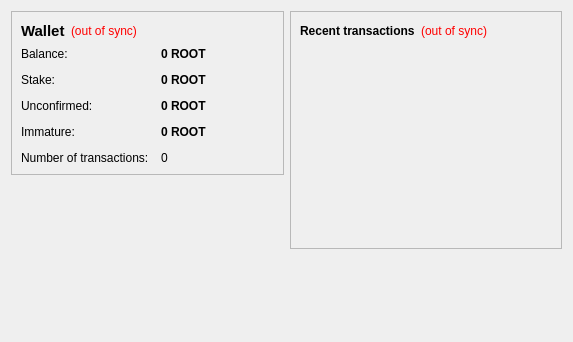
<?xml version="1.0" encoding="UTF-8"?>
<ui version="4.0">
 <class>OverviewPage</class>
 <widget class="QWidget" name="OverviewPage">
  <property name="geometry">
   <rect>
    <x>0</x>
    <y>0</y>
    <width>573</width>
    <height>342</height>
   </rect>
  </property>
  <property name="windowTitle">
   <string>Form</string>
  </property>
  <layout class="QHBoxLayout" name="horizontalLayout" stretch="1,1">
   <item>
    <layout class="QVBoxLayout" name="verticalLayout_2">
     <item>
      <widget class="QFrame" name="frame">
       <property name="frameShape">
        <enum>QFrame::StyledPanel</enum>
       </property>
       <property name="frameShadow">
        <enum>QFrame::Raised</enum>
       </property>
       <layout class="QVBoxLayout" name="verticalLayout_4">
        <item>
         <layout class="QHBoxLayout" name="horizontalLayout_4">
          <item>
           <widget class="QLabel" name="label_5">
            <property name="font">
             <font>
              <pointsize>11</pointsize>
              <weight>75</weight>
              <bold>true</bold>
             </font>
            </property>
            <property name="text">
             <string>Wallet</string>
            </property>
           </widget>
          </item>
          <item>
           <widget class="QLabel" name="labelWalletStatus">
            <property name="toolTip">
             <string>The displayed information may be out of date. Your wallet automatically synchronizes with the RootCoin network after a connection is established, but this process has not completed yet.</string>
            </property>
            <property name="styleSheet">
             <string notr="true">QLabel { color: red; }</string>
            </property>
            <property name="text">
             <string notr="true">(out of sync)</string>
            </property>
            <property name="alignment">
             <set>Qt::AlignLeading|Qt::AlignLeft|Qt::AlignVCenter</set>
            </property>
           </widget>
          </item>
          <item>
           <spacer name="horizontalSpacer_2">
            <property name="orientation">
             <enum>Qt::Horizontal</enum>
            </property>
            <property name="sizeHint" stdset="0">
             <size>
              <width>40</width>
              <height>20</height>
             </size>
            </property>
           </spacer>
          </item>
         </layout>
        </item>
        <item>
         <layout class="QFormLayout" name="formLayout_2">
          <property name="fieldGrowthPolicy">
           <enum>QFormLayout::AllNonFixedFieldsGrow</enum>
          </property>
          <property name="horizontalSpacing">
           <number>12</number>
          </property>
          <property name="verticalSpacing">
           <number>12</number>
          </property>
          <item row="0" column="0">
           <widget class="QLabel" name="label">
            <property name="text">
             <string>Balance:</string>
            </property>
           </widget>
          </item>
          <item row="0" column="1">
           <widget class="QLabel" name="labelBalance">
            <property name="font">
             <font>
              <weight>75</weight>
              <bold>true</bold>
             </font>
            </property>
            <property name="cursor">
             <cursorShape>IBeamCursor</cursorShape>
            </property>
            <property name="toolTip">
             <string>Your current balance</string>
            </property>
            <property name="text">
             <string notr="true">0 ROOT</string>
            </property>
            <property name="textInteractionFlags">
             <set>Qt::LinksAccessibleByMouse|Qt::TextSelectableByKeyboard|Qt::TextSelectableByMouse</set>
            </property>
           </widget>
          </item>
          <item row="1" column="0">
           <widget class="QLabel" name="label_6">
            <property name="text">
             <string>Stake:</string>
            </property>
           </widget>
          </item>
          <item row="1" column="1">
           <widget class="QLabel" name="labelStake">
            <property name="font">
             <font>
              <weight>75</weight>
              <bold>true</bold>
             </font>
            </property>
            <property name="cursor">
             <cursorShape>IBeamCursor</cursorShape>
            </property>
            <property name="toolTip">
             <string>Total of coins that was staked, and do not yet count toward the current balance</string>
            </property>
            <property name="text">
             <string notr="true">0 ROOT</string>
            </property>
            <property name="textInteractionFlags">
             <set>Qt::LinksAccessibleByMouse|Qt::TextSelectableByKeyboard|Qt::TextSelectableByMouse</set>
            </property>
           </widget>
          </item>
          <item row="2" column="0">
           <widget class="QLabel" name="label_3">
            <property name="text">
             <string>Unconfirmed:</string>
            </property>
           </widget>
          </item>
          <item row="2" column="1">
           <widget class="QLabel" name="labelUnconfirmed">
            <property name="font">
             <font>
              <weight>75</weight>
              <bold>true</bold>
             </font>
            </property>
            <property name="cursor">
             <cursorShape>IBeamCursor</cursorShape>
            </property>
            <property name="toolTip">
             <string>Total of transactions that have yet to be confirmed, and do not yet count toward the current balance</string>
            </property>
            <property name="text">
             <string notr="true">0 ROOT</string>
            </property>
            <property name="textInteractionFlags">
             <set>Qt::LinksAccessibleByMouse|Qt::TextSelectableByKeyboard|Qt::TextSelectableByMouse</set>
            </property>
           </widget>
          </item>
          <item row="3" column="0">
           <widget class="QLabel" name="labelImmatureText">
            <property name="text">
             <string>Immature:</string>
            </property>
           </widget>
          </item>
          <item row="3" column="1">
           <widget class="QLabel" name="labelImmature">
            <property name="font">
             <font>
              <weight>75</weight>
              <bold>true</bold>
             </font>
            </property>
            <property name="toolTip">
             <string>Mined balance that has not yet matured</string>
            </property>
            <property name="text">
             <string notr="true">0 ROOT</string>
            </property>
            <property name="textInteractionFlags">
             <set>Qt::LinksAccessibleByMouse|Qt::TextSelectableByKeyboard|Qt::TextSelectableByMouse</set>
            </property>
           </widget>
          </item>
          <item row="4" column="0">
           <widget class="QLabel" name="label_2">
            <property name="text">
             <string>Number of transactions:</string>
            </property>
           </widget>
          </item>
          <item row="4" column="1">
           <widget class="QLabel" name="labelNumTransactions">
            <property name="toolTip">
             <string>Total number of transactions in wallet</string>
            </property>
            <property name="text">
             <string notr="true">0</string>
            </property>
           </widget>
          </item>
         </layout>
        </item>
       </layout>
      </widget>
     </item>
     <item>
      <spacer name="verticalSpacer">
       <property name="orientation">
        <enum>Qt::Vertical</enum>
       </property>
       <property name="sizeHint" stdset="0">
        <size>
         <width>20</width>
         <height>40</height>
        </size>
       </property>
      </spacer>
     </item>
     <item>
      <widget class="QLabel" name="label_6">
       <property name="text">
        <string/>
       </property>
       <property name="pixmap">
        <pixmap resource="../bitcoin.qrc">:/images/backg</pixmap>
       </property>
       <property name="scaledContents">
        <bool>false</bool>
       </property>
       <property name="alignment">
        <set>Qt::AlignCenter</set>
       </property>
       <property name="margin">
        <number>-2</number>
       </property>
      </widget>
     </item>
    </layout>
   </item>
   <item>
    <layout class="QVBoxLayout" name="verticalLayout_3">
     <item>
      <widget class="QFrame" name="frame_2">
       <property name="frameShape">
        <enum>QFrame::StyledPanel</enum>
       </property>
       <property name="frameShadow">
        <enum>QFrame::Raised</enum>
       </property>
       <layout class="QVBoxLayout" name="verticalLayout">
        <item>
         <layout class="QHBoxLayout" name="horizontalLayout_2">
          <item>
           <widget class="QLabel" name="label_4">
            <property name="text">
             <string>&lt;b&gt;Recent transactions&lt;/b&gt;</string>
            </property>
           </widget>
          </item>
          <item>
           <widget class="QLabel" name="labelTransactionsStatus">
            <property name="toolTip">
             <string>The displayed information may be out of date. Your wallet automatically synchronizes with the RootCoin network after a connection is established, but this process has not completed yet.</string>
            </property>
            <property name="styleSheet">
             <string notr="true">QLabel { color: red; }</string>
            </property>
            <property name="text">
             <string notr="true">(out of sync)</string>
            </property>
            <property name="alignment">
             <set>Qt::AlignRight|Qt::AlignTrailing|Qt::AlignVCenter</set>
            </property>
           </widget>
          </item>
          <item>
           <spacer name="horizontalSpacer">
            <property name="orientation">
             <enum>Qt::Horizontal</enum>
            </property>
            <property name="sizeHint" stdset="0">
             <size>
              <width>40</width>
              <height>20</height>
             </size>
            </property>
           </spacer>
          </item>
         </layout>
        </item>
        <item>
         <widget class="QListView" name="listTransactions">
          <property name="styleSheet">
           <string notr="true">QListView { background: transparent; }</string>
          </property>
          <property name="frameShape">
           <enum>QFrame::NoFrame</enum>
          </property>
          <property name="verticalScrollBarPolicy">
           <enum>Qt::ScrollBarAlwaysOff</enum>
          </property>
          <property name="horizontalScrollBarPolicy">
           <enum>Qt::ScrollBarAlwaysOff</enum>
          </property>
          <property name="selectionMode">
           <enum>QAbstractItemView::NoSelection</enum>
          </property>
         </widget>
        </item>
       </layout>
      </widget>
     </item>
     <item>
      <spacer name="verticalSpacer_2">
       <property name="orientation">
        <enum>Qt::Vertical</enum>
       </property>
       <property name="sizeHint" stdset="0">
        <size>
         <width>20</width>
         <height>40</height>
        </size>
       </property>
      </spacer>
     </item>
    </layout>
   </item>
  </layout>
 </widget>
 <resources/>
 <connections/>
</ui>
